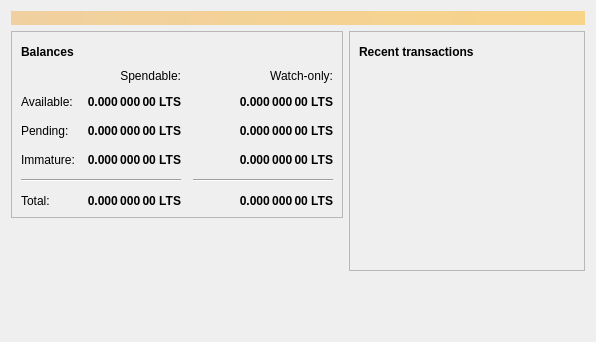
<?xml version="1.0" encoding="UTF-8"?>
<ui version="4.0">
 <class>OverviewPage</class>
 <widget class="QWidget" name="OverviewPage">
  <property name="geometry">
   <rect>
    <x>0</x>
    <y>0</y>
    <width>596</width>
    <height>342</height>
   </rect>
  </property>
  <property name="windowTitle">
   <string>Form</string>
  </property>
  <layout class="QVBoxLayout" name="topLayout">
   <item>
    <widget class="QLabel" name="labelAlerts">
     <property name="visible">
      <bool>false</bool>
     </property>
     <property name="styleSheet">
      <string notr="true">QLabel { background-color: qlineargradient(x1: 0, y1: 0, x2: 1, y2: 0, stop:0 #F0D0A0, stop:1 #F8D488); color:#000000; }</string>
     </property>
     <property name="wordWrap">
      <bool>true</bool>
     </property>
     <property name="margin">
      <number>3</number>
     </property>
     <property name="textInteractionFlags">
      <set>Qt::TextSelectableByMouse</set>
     </property>
    </widget>
   </item>
   <item>
    <layout class="QHBoxLayout" name="horizontalLayout" stretch="1,1">
     <item>
      <layout class="QVBoxLayout" name="verticalLayout_2">
       <item>
        <widget class="QFrame" name="frame">
         <property name="frameShape">
          <enum>QFrame::StyledPanel</enum>
         </property>
         <property name="frameShadow">
          <enum>QFrame::Raised</enum>
         </property>
         <layout class="QVBoxLayout" name="verticalLayout_4">
          <item>
           <layout class="QHBoxLayout" name="horizontalLayout_4">
            <item>
             <widget class="QLabel" name="label_5">
              <property name="font">
               <font>
                <weight>75</weight>
                <bold>true</bold>
               </font>
              </property>
              <property name="text">
               <string>Balances</string>
              </property>
             </widget>
            </item>
            <item>
             <widget class="QPushButton" name="labelWalletStatus">
              <property name="enabled">
               <bool>true</bool>
              </property>
              <property name="maximumSize">
               <size>
                <width>30</width>
                <height>16777215</height>
               </size>
              </property>
              <property name="toolTip">
               <string>The displayed information may be out of date. Your wallet automatically synchronizes with the Litecoin network after a connection is established, but this process has not completed yet.</string>
              </property>
              <property name="text">
               <string/>
              </property>
              <property name="icon">
               <iconset resource="../bitcoin.qrc">
                <normaloff>:/icons/warning</normaloff>
                <disabledoff>:/icons/warning</disabledoff>:/icons/warning</iconset>
              </property>
              <property name="iconSize">
               <size>
                <width>24</width>
                <height>24</height>
               </size>
              </property>
              <property name="flat">
               <bool>true</bool>
              </property>
             </widget>
            </item>
            <item>
             <spacer name="horizontalSpacer_3">
              <property name="orientation">
               <enum>Qt::Horizontal</enum>
              </property>
              <property name="sizeHint" stdset="0">
               <size>
                <width>40</width>
                <height>20</height>
               </size>
              </property>
             </spacer>
            </item>
           </layout>
          </item>
          <item>
           <layout class="QGridLayout" name="gridLayout">
            <property name="spacing">
             <number>12</number>
            </property>
            <item row="2" column="2">
             <widget class="QLabel" name="labelWatchPending">
              <property name="font">
               <font>
                <weight>75</weight>
                <bold>true</bold>
               </font>
              </property>
              <property name="cursor">
               <cursorShape>IBeamCursor</cursorShape>
              </property>
              <property name="toolTip">
               <string>Unconfirmed transactions to watch-only addresses</string>
              </property>
              <property name="text">
               <string notr="true">0.000 000 00 LTS</string>
              </property>
              <property name="alignment">
               <set>Qt::AlignRight|Qt::AlignTrailing|Qt::AlignVCenter</set>
              </property>
              <property name="textInteractionFlags">
               <set>Qt::LinksAccessibleByMouse|Qt::TextSelectableByKeyboard|Qt::TextSelectableByMouse</set>
              </property>
             </widget>
            </item>
            <item row="2" column="1">
             <widget class="QLabel" name="labelUnconfirmed">
              <property name="font">
               <font>
                <weight>75</weight>
                <bold>true</bold>
               </font>
              </property>
              <property name="cursor">
               <cursorShape>IBeamCursor</cursorShape>
              </property>
              <property name="toolTip">
               <string>Total of transactions that have yet to be confirmed, and do not yet count toward the spendable balance</string>
              </property>
              <property name="text">
               <string notr="true">0.000 000 00 LTS</string>
              </property>
              <property name="alignment">
               <set>Qt::AlignRight|Qt::AlignTrailing|Qt::AlignVCenter</set>
              </property>
              <property name="textInteractionFlags">
               <set>Qt::LinksAccessibleByMouse|Qt::TextSelectableByKeyboard|Qt::TextSelectableByMouse</set>
              </property>
             </widget>
            </item>
            <item row="3" column="2">
             <widget class="QLabel" name="labelWatchImmature">
              <property name="font">
               <font>
                <weight>75</weight>
                <bold>true</bold>
               </font>
              </property>
              <property name="cursor">
               <cursorShape>IBeamCursor</cursorShape>
              </property>
              <property name="toolTip">
               <string>Mined balance in watch-only addresses that has not yet matured</string>
              </property>
              <property name="text">
               <string notr="true">0.000 000 00 LTS</string>
              </property>
              <property name="alignment">
               <set>Qt::AlignRight|Qt::AlignTrailing|Qt::AlignVCenter</set>
              </property>
              <property name="textInteractionFlags">
               <set>Qt::LinksAccessibleByMouse|Qt::TextSelectableByKeyboard|Qt::TextSelectableByMouse</set>
              </property>
             </widget>
            </item>
            <item row="4" column="0" colspan="2">
             <widget class="Line" name="line">
              <property name="orientation">
               <enum>Qt::Horizontal</enum>
              </property>
             </widget>
            </item>
            <item row="4" column="2">
             <widget class="Line" name="lineWatchBalance">
              <property name="sizePolicy">
               <sizepolicy hsizetype="Preferred" vsizetype="Fixed">
                <horstretch>0</horstretch>
                <verstretch>0</verstretch>
               </sizepolicy>
              </property>
              <property name="minimumSize">
               <size>
                <width>140</width>
                <height>0</height>
               </size>
              </property>
              <property name="orientation">
               <enum>Qt::Horizontal</enum>
              </property>
             </widget>
            </item>
            <item row="5" column="0">
             <widget class="QLabel" name="labelTotalText">
              <property name="text">
               <string>Total:</string>
              </property>
             </widget>
            </item>
            <item row="3" column="1">
             <widget class="QLabel" name="labelImmature">
              <property name="font">
               <font>
                <weight>75</weight>
                <bold>true</bold>
               </font>
              </property>
              <property name="cursor">
               <cursorShape>IBeamCursor</cursorShape>
              </property>
              <property name="toolTip">
               <string>Mined balance that has not yet matured</string>
              </property>
              <property name="text">
               <string notr="true">0.000 000 00 LTS</string>
              </property>
              <property name="alignment">
               <set>Qt::AlignRight|Qt::AlignTrailing|Qt::AlignVCenter</set>
              </property>
              <property name="textInteractionFlags">
               <set>Qt::LinksAccessibleByMouse|Qt::TextSelectableByKeyboard|Qt::TextSelectableByMouse</set>
              </property>
             </widget>
            </item>
            <item row="2" column="3">
             <spacer name="horizontalSpacer_2">
              <property name="orientation">
               <enum>Qt::Horizontal</enum>
              </property>
              <property name="sizeHint" stdset="0">
               <size>
                <width>40</width>
                <height>20</height>
               </size>
              </property>
             </spacer>
            </item>
            <item row="3" column="0">
             <widget class="QLabel" name="labelImmatureText">
              <property name="text">
               <string>Immature:</string>
              </property>
             </widget>
            </item>
            <item row="5" column="1">
             <widget class="QLabel" name="labelTotal">
              <property name="font">
               <font>
                <weight>75</weight>
                <bold>true</bold>
               </font>
              </property>
              <property name="cursor">
               <cursorShape>IBeamCursor</cursorShape>
              </property>
              <property name="toolTip">
               <string>Your current total balance</string>
              </property>
              <property name="text">
               <string notr="true">0.000 000 00 LTS</string>
              </property>
              <property name="alignment">
               <set>Qt::AlignRight|Qt::AlignTrailing|Qt::AlignVCenter</set>
              </property>
              <property name="textInteractionFlags">
               <set>Qt::LinksAccessibleByMouse|Qt::TextSelectableByKeyboard|Qt::TextSelectableByMouse</set>
              </property>
             </widget>
            </item>
            <item row="5" column="2">
             <widget class="QLabel" name="labelWatchTotal">
              <property name="font">
               <font>
                <weight>75</weight>
                <bold>true</bold>
               </font>
              </property>
              <property name="cursor">
               <cursorShape>IBeamCursor</cursorShape>
              </property>
              <property name="toolTip">
               <string>Current total balance in watch-only addresses</string>
              </property>
              <property name="text">
               <string notr="true">0.000 000 00 LTS</string>
              </property>
              <property name="alignment">
               <set>Qt::AlignRight|Qt::AlignTrailing|Qt::AlignVCenter</set>
              </property>
              <property name="textInteractionFlags">
               <set>Qt::LinksAccessibleByMouse|Qt::TextSelectableByKeyboard|Qt::TextSelectableByMouse</set>
              </property>
             </widget>
            </item>
            <item row="0" column="2">
             <widget class="QLabel" name="labelWatchonly">
              <property name="text">
               <string>Watch-only:</string>
              </property>
              <property name="alignment">
               <set>Qt::AlignRight|Qt::AlignTrailing|Qt::AlignVCenter</set>
              </property>
             </widget>
            </item>
            <item row="1" column="0">
             <widget class="QLabel" name="labelBalanceText">
              <property name="text">
               <string>Available:</string>
              </property>
             </widget>
            </item>
            <item row="1" column="1">
             <widget class="QLabel" name="labelBalance">
              <property name="font">
               <font>
                <weight>75</weight>
                <bold>true</bold>
               </font>
              </property>
              <property name="cursor">
               <cursorShape>IBeamCursor</cursorShape>
              </property>
              <property name="toolTip">
               <string>Your current spendable balance</string>
              </property>
              <property name="text">
               <string notr="true">0.000 000 00 LTS</string>
              </property>
              <property name="alignment">
               <set>Qt::AlignRight|Qt::AlignTrailing|Qt::AlignVCenter</set>
              </property>
              <property name="textInteractionFlags">
               <set>Qt::LinksAccessibleByMouse|Qt::TextSelectableByKeyboard|Qt::TextSelectableByMouse</set>
              </property>
             </widget>
            </item>
            <item row="1" column="2">
             <widget class="QLabel" name="labelWatchAvailable">
              <property name="font">
               <font>
                <weight>75</weight>
                <bold>true</bold>
               </font>
              </property>
              <property name="cursor">
               <cursorShape>IBeamCursor</cursorShape>
              </property>
              <property name="toolTip">
               <string>Your current balance in watch-only addresses</string>
              </property>
              <property name="text">
               <string notr="true">0.000 000 00 LTS</string>
              </property>
              <property name="alignment">
               <set>Qt::AlignRight|Qt::AlignTrailing|Qt::AlignVCenter</set>
              </property>
              <property name="textInteractionFlags">
               <set>Qt::LinksAccessibleByMouse|Qt::TextSelectableByKeyboard|Qt::TextSelectableByMouse</set>
              </property>
             </widget>
            </item>
            <item row="2" column="0">
             <widget class="QLabel" name="labelPendingText">
              <property name="text">
               <string>Pending:</string>
              </property>
             </widget>
            </item>
            <item row="0" column="1">
             <widget class="QLabel" name="labelSpendable">
              <property name="text">
               <string>Spendable:</string>
              </property>
              <property name="alignment">
               <set>Qt::AlignRight|Qt::AlignTrailing|Qt::AlignVCenter</set>
              </property>
             </widget>
            </item>
           </layout>
          </item>
         </layout>
        </widget>
       </item>
       <item>
        <spacer name="verticalSpacer">
         <property name="orientation">
          <enum>Qt::Vertical</enum>
         </property>
         <property name="sizeHint" stdset="0">
          <size>
           <width>20</width>
           <height>40</height>
          </size>
         </property>
        </spacer>
       </item>
      </layout>
     </item>
     <item>
      <layout class="QVBoxLayout" name="verticalLayout_3">
       <item>
        <widget class="QFrame" name="frame_2">
         <property name="frameShape">
          <enum>QFrame::StyledPanel</enum>
         </property>
         <property name="frameShadow">
          <enum>QFrame::Raised</enum>
         </property>
         <layout class="QVBoxLayout" name="verticalLayout">
          <item>
           <layout class="QHBoxLayout" name="horizontalLayout_2">
            <item>
             <widget class="QLabel" name="label_4">
              <property name="font">
               <font>
                <weight>75</weight>
                <bold>true</bold>
               </font>
              </property>
              <property name="text">
               <string>Recent transactions</string>
              </property>
             </widget>
            </item>
            <item>
             <widget class="QPushButton" name="labelTransactionsStatus">
              <property name="enabled">
               <bool>true</bool>
              </property>
              <property name="maximumSize">
               <size>
                <width>30</width>
                <height>16777215</height>
               </size>
              </property>
              <property name="toolTip">
               <string>The displayed information may be out of date. Your wallet automatically synchronizes with the Litecoin network after a connection is established, but this process has not completed yet.</string>
              </property>
              <property name="text">
               <string/>
              </property>
              <property name="icon">
               <iconset resource="../bitcoin.qrc">
                <normaloff>:/icons/warning</normaloff>
                <disabledoff>:/icons/warning</disabledoff>:/icons/warning</iconset>
              </property>
              <property name="iconSize">
               <size>
                <width>24</width>
                <height>24</height>
               </size>
              </property>
              <property name="flat">
               <bool>true</bool>
              </property>
             </widget>
            </item>
            <item>
             <spacer name="horizontalSpacer">
              <property name="orientation">
               <enum>Qt::Horizontal</enum>
              </property>
              <property name="sizeHint" stdset="0">
               <size>
                <width>40</width>
                <height>20</height>
               </size>
              </property>
             </spacer>
            </item>
           </layout>
          </item>
          <item>
           <widget class="QListView" name="listTransactions">
            <property name="styleSheet">
             <string notr="true">QListView { background: transparent; }</string>
            </property>
            <property name="frameShape">
             <enum>QFrame::NoFrame</enum>
            </property>
            <property name="verticalScrollBarPolicy">
             <enum>Qt::ScrollBarAlwaysOff</enum>
            </property>
            <property name="horizontalScrollBarPolicy">
             <enum>Qt::ScrollBarAlwaysOff</enum>
            </property>
            <property name="selectionMode">
             <enum>QAbstractItemView::NoSelection</enum>
            </property>
           </widget>
          </item>
         </layout>
        </widget>
       </item>
       <item>
        <spacer name="verticalSpacer_2">
         <property name="orientation">
          <enum>Qt::Vertical</enum>
         </property>
         <property name="sizeHint" stdset="0">
          <size>
           <width>20</width>
           <height>40</height>
          </size>
         </property>
        </spacer>
       </item>
      </layout>
     </item>
    </layout>
   </item>
  </layout>
 </widget>
 <resources/>
 <connections/>
</ui>
